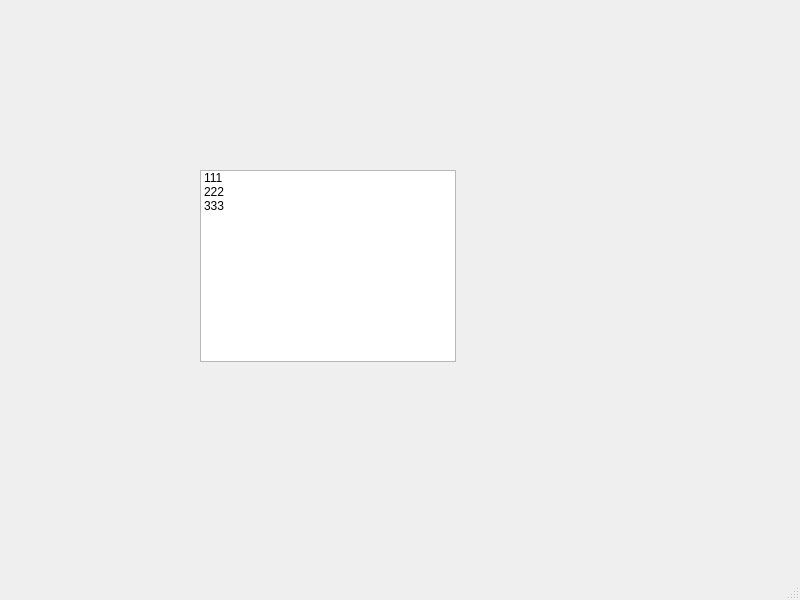
<?xml version="1.0" encoding="UTF-8"?>
<ui version="4.0">
 <class>MainWindow</class>
 <widget class="QMainWindow" name="MainWindow">
  <property name="geometry">
   <rect>
    <x>0</x>
    <y>0</y>
    <width>800</width>
    <height>600</height>
   </rect>
  </property>
  <property name="windowTitle">
   <string>MainWindow</string>
  </property>
  <widget class="QWidget" name="centralwidget">
   <widget class="QListWidget" name="listWidget">
    <property name="geometry">
     <rect>
      <x>200</x>
      <y>170</y>
      <width>256</width>
      <height>192</height>
     </rect>
    </property>
    <property name="isWrapping" stdset="0">
     <bool>false</bool>
    </property>
    <property name="viewMode">
     <enum>QListView::ListMode</enum>
    </property>
    <item>
     <property name="text">
      <string>111</string>
     </property>
    </item>
    <item>
     <property name="text">
      <string>222</string>
     </property>
    </item>
    <item>
     <property name="text">
      <string>333</string>
     </property>
    </item>
   </widget>
  </widget>
  <widget class="QMenuBar" name="menubar">
   <property name="geometry">
    <rect>
     <x>0</x>
     <y>0</y>
     <width>800</width>
     <height>22</height>
    </rect>
   </property>
  </widget>
  <widget class="QStatusBar" name="statusbar"/>
 </widget>
 <resources/>
 <connections/>
</ui>
